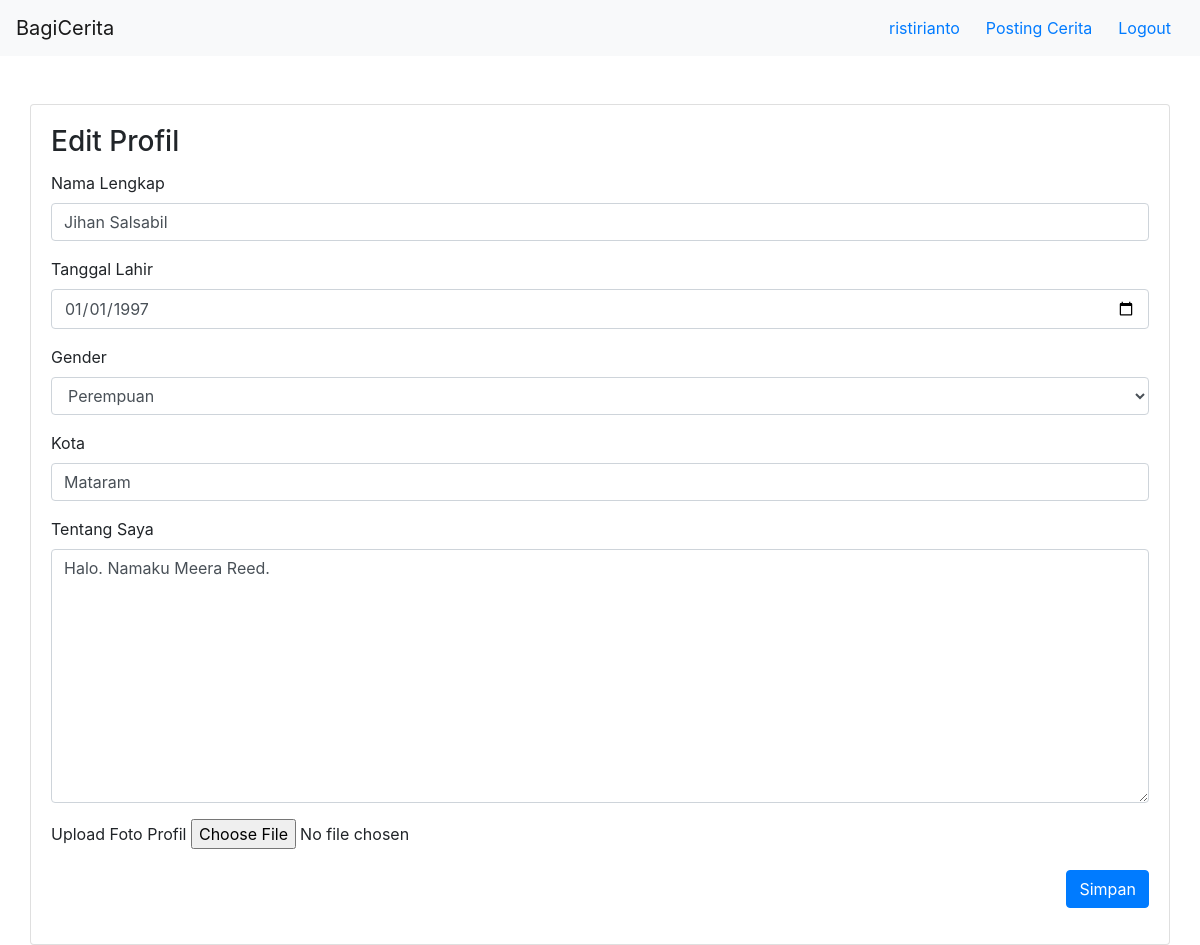
The app's page /user/ristirianto/profile/edit (signed in), older data.
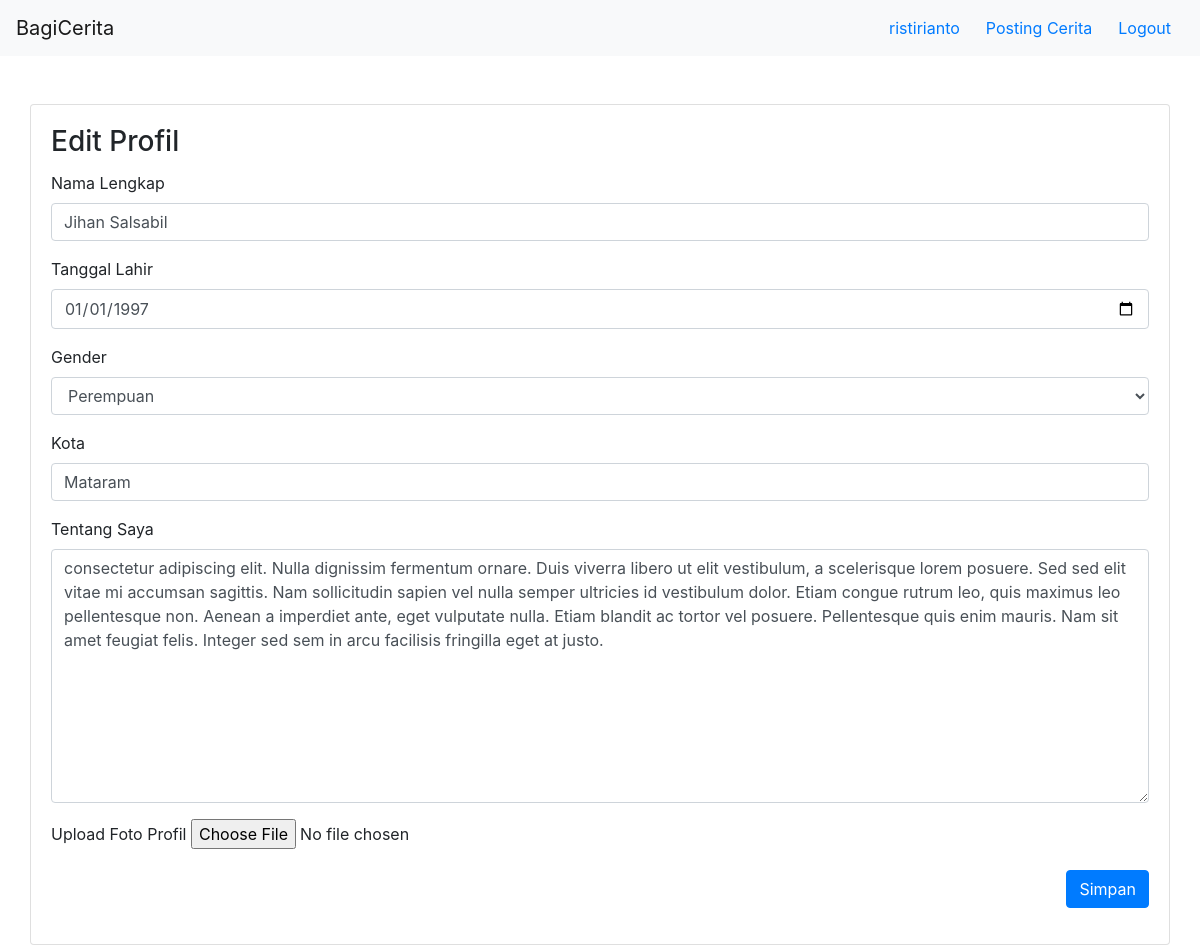
The same page, newer data.
### user/models.py (models this page shows, shortened)
class Profile(models.Model):
    user = models.OneToOneField(User, on_delete=models.CASCADE)
    nama_lengkap = models.CharField(max_length=30, blank=True)
    tanggal_lahir = models.DateField(null=True, blank=True)
    kota = models.CharField(max_length=30, blank=True)
    tentang_saya = models.TextField(blank=True)
    profile_picture = models.ImageField(upload_to='profile_picture',blank=True)
    points = models.IntegerField(default=20)
    Laki = 'L'
    Perempuan = 'P'
    GENDER_CHOICES = [
        (Laki, 'Laki-laki'),
        (Perempuan, 'Perempuan'),
    ]
    gender = models.CharField(max_length=30,blank=True, choices=GENDER_CHOICES)

### user/views.py (the view, shortened to what this page needs)
# urls.py: path('<str:username>/profile/edit',edit_user_profile_view,name="edit_user_profile"),
def edit_user_profile_view(request,username):
    context = {
        "username":username,
        "nama_lengkap":"",
        "tanggal_lahir":"",
        "gender":"",
        "kota":"",
        "tentang_saya":"",
        "profile_picture":"-"
    }
    try:
        profile = request.user.profile
        context['nama_lengkap'] = profile.nama_lengkap
        context['tanggal_lahir'] = profile.tanggal_lahir
        context['gender'] = profile.gender
        context['kota'] = profile.kota
        context['tentang_saya']=profile.tentang_saya
        if(profile.profile_picture):
            context['profile_picture'] = profile.profile_picture
    except Profile.DoesNotExist:
        pass
    print("context: "+str(context))
    return render(request,"user/edit_user_profile.html",context)

### bagicerita/context_processor.py (called while the page is built)
def get_auth_form(request):
    registerForm = UserCreationForm()
    return{
        'register_form':registerForm
    }

def check_if_logged_in(request):
    if request.user.is_authenticated:
        return{
            'logged_in':True,
            'username':request.user.username
        }
    else:
        return {
            'logged_in':False
        }

### templates/user/edit_user_profile.html (shortened to what this page needs)
{% extends 'base.html' %}
{% load story_tags %}
{% block content %}
    {% include 'navbar.html' %}
    <div class="container">
        <div class="row mt-5">
            <div class="card" style="width: 100%">
                <div class="card-body">
                    <h3 class="card-title">Edit Profil</h3>
                    <form method="POST" enctype="multipart/form-data">
                        <div class="form-group">
                          <label for="nama-lengkap">Nama Lengkap</label>
                          <input required type="text" value = "{{nama_lengkap}}" name="nama-lengkap" class="form-control" id="nama-lengkap"/>
                        </div>
                        <div class="form-group">
                          <label for="tanggal-lahir">Tanggal Lahir</label>
                          <input type="date" required value="{{tanggal_lahir|date:'Y-m-d'}}" class="form-control" id="tanggal-lahir" name="tanggal-lahir"/>
                        </div>
                        <div class="form-group">
                            <label for="gender">Gender</label>
                            <select class="form-control" id="gender" name="gender">
                                {% if gender == "L" %}
                                    <option value="L" selected>Laki-laki</option>
                                    <option value="P">Perempuan</option>
                                {% elif gender == "P" %}
                                    <option value="P" selected>Perempuan</option>
                                {%else %}
                                    <option value="L" selected>Laki-laki</option>
                                    <option value="P">Perempuan</option>
                                {% endif %}
                            </select>
                        </div>
                        <div class="form-group">
                            <label for="kota">Kota</label>
                            <input required type="text" value="{{kota}}" name="kota" class="form-control" id="kota"/>
                        </div>
                        <div class="form-group">
                            <label for="tentang-saya">Tentang Saya</label>
                            <textarea required class="form-control" name="tentang-saya" id="exampleFormControlTextarea1" rows="10">{{tentang_saya}}</textarea>
                        </div>
                        <div class="form-group">
                            <label for="profile-picture">Upload Foto Profil</label>
                            <input type="file" name="profile-picture" id="profile-picture">
                        </div>
                        <div class="form-group" style="text-align: right;">
                            <button type="submit" class="btn btn-primary">Simpan</button>
                          </div>
                      </form>
                </div>
            </div>
        </div>
    </div>
{% endblock %}

Row changes from the older to the newer data that the page shows:
changed Profile "Jihan Salsabil": tentang-saya "Halo. Namaku Meera Reed." → "consectetur adipiscing elit. Nulla dignissim fermentum ornare. Duis viverra libero ut elit vestibulum, a scelerisque lorem posuere. Sed sed elit vitae mi accumsan sagittis. Nam sollicitudin sapien vel nulla semper ultricies id vestibulum dolor. Etiam congue rutrum leo, quis maximus leo pellentesque non. Aenean a imperdiet ante, eget vulputate nulla. Etiam blandit ac tortor vel posuere. Pellentesque quis enim mauris. Nam sit amet feugiat felis. Integer sed sem in arcu facilisis fringilla eget at justo."
